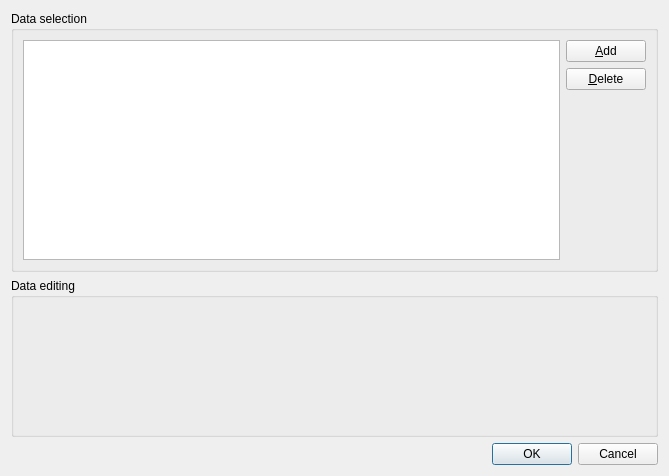
<?xml version="1.0" encoding="UTF-8"?>
<ui version="4.0">
 <class>ComplexDBTEditor</class>
 <widget class="QDialog" name="ComplexDBTEditor">
  <property name="geometry">
   <rect>
    <x>0</x>
    <y>0</y>
    <width>669</width>
    <height>476</height>
   </rect>
  </property>
  <property name="windowIcon">
   <iconset resource="../images_resources.qrc">
    <normaloff>:/images/choice_list_data_input.png</normaloff>:/images/choice_list_data_input.png</iconset>
  </property>
  <property name="locale">
   <locale language="Russian" country="Ukraine"/>
  </property>
  <layout class="QVBoxLayout" name="verticalLayout">
   <item>
    <widget class="QGroupBox" name="m_gboxSelectData">
     <property name="locale">
      <locale language="Russian" country="Ukraine"/>
     </property>
     <property name="title">
      <string>Data selection</string>
     </property>
     <layout class="QGridLayout" name="gridLayout">
      <item row="0" column="0" rowspan="3">
       <widget class="QTableView" name="m_tableContents">
        <property name="minimumSize">
         <size>
          <width>0</width>
          <height>220</height>
         </size>
        </property>
        <property name="cursor" stdset="0">
         <cursorShape>PointingHandCursor</cursorShape>
        </property>
        <property name="toolTip">
         <string>Available database table data</string>
        </property>
        <property name="editTriggers">
         <set>QAbstractItemView::AnyKeyPressed</set>
        </property>
        <property name="showDropIndicator" stdset="0">
         <bool>false</bool>
        </property>
        <property name="selectionMode">
         <enum>QAbstractItemView::SingleSelection</enum>
        </property>
        <property name="selectionBehavior">
         <enum>QAbstractItemView::SelectRows</enum>
        </property>
        <property name="iconSize">
         <size>
          <width>18</width>
          <height>26</height>
         </size>
        </property>
        <property name="verticalScrollMode">
         <enum>QAbstractItemView::ScrollPerPixel</enum>
        </property>
        <property name="horizontalScrollMode">
         <enum>QAbstractItemView::ScrollPerPixel</enum>
        </property>
        <property name="showGrid">
         <bool>false</bool>
        </property>
        <property name="cornerButtonEnabled">
         <bool>false</bool>
        </property>
        <attribute name="horizontalHeaderHighlightSections">
         <bool>false</bool>
        </attribute>
        <attribute name="horizontalHeaderStretchLastSection">
         <bool>false</bool>
        </attribute>
        <attribute name="verticalHeaderVisible">
         <bool>false</bool>
        </attribute>
       </widget>
      </item>
      <item row="0" column="1">
       <widget class="QPushButton" name="m_pbAdd">
        <property name="toolTip">
         <string>Add a new line</string>
        </property>
        <property name="text">
         <string>&amp;Add</string>
        </property>
        <property name="icon">
         <iconset resource="../images_resources.qrc">
          <normaloff>:/images/add_symbol.png</normaloff>:/images/add_symbol.png</iconset>
        </property>
       </widget>
      </item>
      <item row="1" column="1">
       <widget class="QPushButton" name="m_pbDelete">
        <property name="toolTip">
         <string>Delete the selected line</string>
        </property>
        <property name="text">
         <string>&amp;Delete</string>
        </property>
        <property name="icon">
         <iconset resource="../images_resources.qrc">
          <normaloff>:/images/clear_output.png</normaloff>:/images/clear_output.png</iconset>
        </property>
       </widget>
      </item>
      <item row="2" column="1">
       <spacer name="verticalSpacer_2">
        <property name="orientation">
         <enum>Qt::Vertical</enum>
        </property>
        <property name="sizeHint" stdset="0">
         <size>
          <width>20</width>
          <height>157</height>
         </size>
        </property>
       </spacer>
      </item>
     </layout>
    </widget>
   </item>
   <item>
    <widget class="QGroupBox" name="m_gboxEditingData">
     <property name="sizePolicy">
      <sizepolicy hsizetype="Preferred" vsizetype="Expanding">
       <horstretch>0</horstretch>
       <verstretch>0</verstretch>
      </sizepolicy>
     </property>
     <property name="title">
      <string>Data editing</string>
     </property>
    </widget>
   </item>
   <item>
    <widget class="QDialogButtonBox" name="buttonBox">
     <property name="orientation">
      <enum>Qt::Horizontal</enum>
     </property>
     <property name="standardButtons">
      <set>QDialogButtonBox::Cancel|QDialogButtonBox::Ok</set>
     </property>
    </widget>
   </item>
  </layout>
 </widget>
 <resources>
  <include location="../images_resources.qrc"/>
 </resources>
 <connections>
  <connection>
   <sender>buttonBox</sender>
   <signal>accepted()</signal>
   <receiver>ComplexDBTEditor</receiver>
   <slot>accept()</slot>
   <hints>
    <hint type="sourcelabel">
     <x>248</x>
     <y>254</y>
    </hint>
    <hint type="destinationlabel">
     <x>157</x>
     <y>274</y>
    </hint>
   </hints>
  </connection>
  <connection>
   <sender>buttonBox</sender>
   <signal>rejected()</signal>
   <receiver>ComplexDBTEditor</receiver>
   <slot>reject()</slot>
   <hints>
    <hint type="sourcelabel">
     <x>316</x>
     <y>260</y>
    </hint>
    <hint type="destinationlabel">
     <x>286</x>
     <y>274</y>
    </hint>
   </hints>
  </connection>
 </connections>
</ui>
